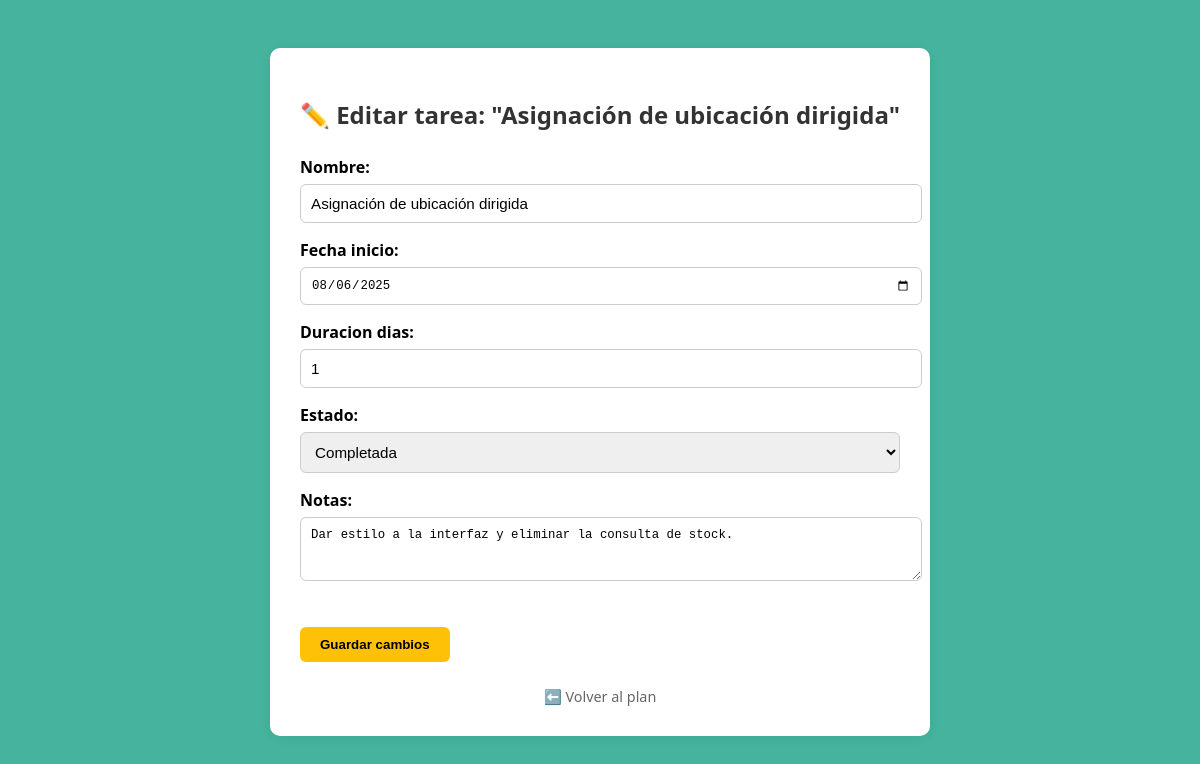
The app's page /tarea/195/editar/ (signed in) with its own data.
### base/models.py (models this page shows, shortened)
class Tarea(models.Model):
    fase = models.ForeignKey(Fase, related_name='tareas', on_delete=models.CASCADE)
    nombre = models.CharField(max_length=200)
    fecha_inicio = models.DateField()
    duracion_dias = models.PositiveIntegerField(default=1)
    estado = models.CharField(max_length=20, choices=[
        ('pendiente', 'Pendiente'),
        ('en_progreso', 'En progreso'),
        ('completada', 'Completada'),
    ], default='pendiente')
    notas = models.TextField(blank=True)
    fecha_completada = models.DateField(null=True, blank=True)  # 🟢 nuevo campo
    orden = models.PositiveIntegerField(default=0)

### base/views.py (the view)
# urls.py: path('tarea/<int:pk>/editar/', views.editar_tarea, name='editar_tarea'),
def editar_tarea(request, pk):
    tarea = get_object_or_404(Tarea, id=pk, fase__iniciativa__usuario=request.user)
    if request.method == 'POST':
        form = TareaForm(request.POST, instance=tarea)
        if form.is_valid():
            form.save()
            return redirect('vista_plan', iniciativa_id=tarea.fase.iniciativa.id)
    else:
        form = TareaForm(instance=tarea)
    return render(request, 'base/editar_tarea.html', {'form': form, 'tarea': tarea})

### base/forms.py
class TareaForm(forms.ModelForm):
    class Meta:
        model = Tarea
        fields = ['nombre', 'fecha_inicio', 'duracion_dias']
        widgets = {
            'fecha_inicio': forms.DateInput(attrs={'type': 'date'}),
        }

### base/templates/base/editar_tarea.html (shortened to what this page needs)
{% load static %}
<!DOCTYPE html>
<html lang="es">
<head>
</head>
<body>
  <div class="card">
    <h2>✏️ Editar tarea: "{{ tarea.nombre }}"</h2>
    <form method="post">
      {{ form.as_p }}
      <button type="submit">Guardar cambios</button>
    </form>
    <a href="{% url 'vista_plan' tarea.fase.iniciativa.id %}" class="volver">⬅️ Volver al plan</a>
  </div>
</body>
</html>

### base/templates/base/editar_tarea.html (style rules this page uses)
body { font-family: 'Segoe UI', sans-serif; background-color: #45b39d; padding: 40px; }
.card { max-width: 600px; margin: auto; background: white; padding: 30px; border-radius: 10px; box-shadow: 0 2px 12px rgba(0, 0, 0, 0.06); }
h2 { text-align: center; color: #333; margin-bottom: 25px; }
form label { font-weight: bold; display: block; margin-top: 14px; }
form input, form select, form textarea { width: 100%; padding: 10px; margin-top: 6px; border-radius: 6px; border: 1px solid #ccc; font-size: 0.95em; }
button { background-color: #ffc107; color: black; font-weight: bold; border: none; padding: 10px 20px; border-radius: 6px; margin-top: 25px; cursor: pointer; }
.volver { display: block; text-align: center; margin-top: 25px; color: #666; text-decoration: none; font-size: 0.9em; }

### records on screen
Tarea: nombre "Asignación de ubicación dirigida", fecha_inicio "08/06/2025", duracion_dias "1", estado "Completada", notas "Dar estilo a la interfaz y eliminar la consulta de stock."
